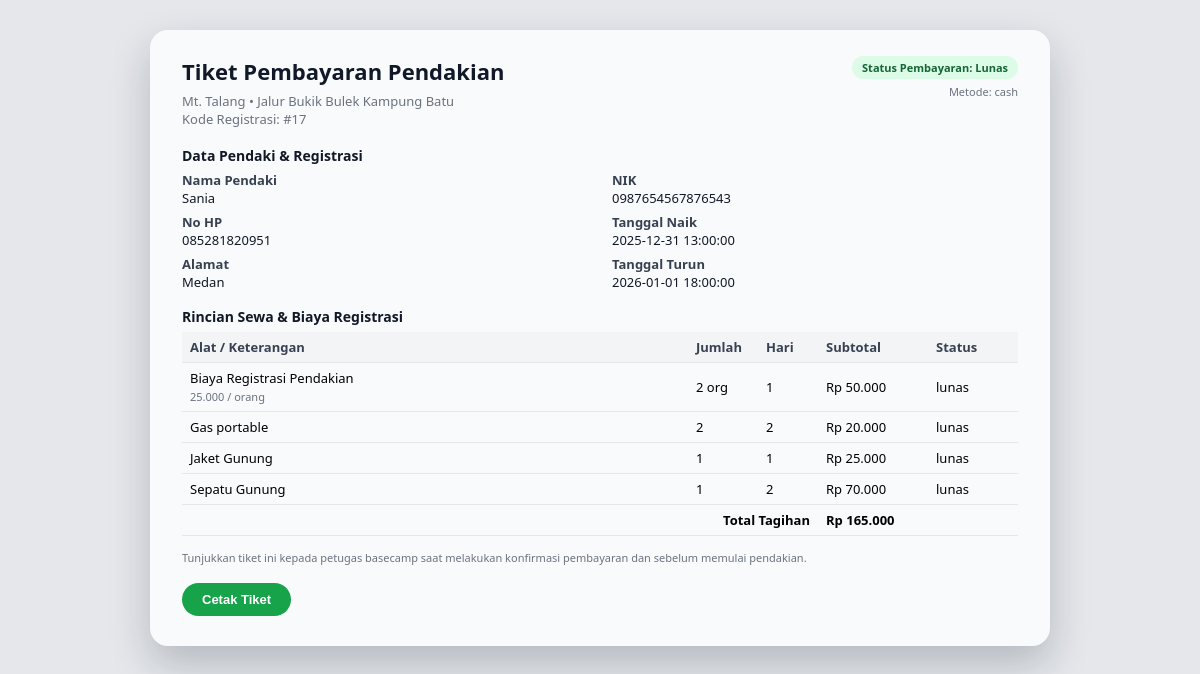
The app's page /talang/admin/tiket.php?regis_id=17 with its own data.
### tables this page shows
CREATE TABLE `sania_registrasi` (
  `id_regis` int NOT NULL,
  `id_pendaki` int NOT NULL,
  `tgl_naik` datetime NOT NULL,
  `tgl_turun` datetime NOT NULL,
  `jumlah_anggota` int NOT NULL,
  `metode_bayar` varchar(20) NOT NULL DEFAULT 'cash',
  `bukti_bayar` varchar(255) DEFAULT NULL,
  `foto_tim` varchar(255) DEFAULT NULL,
  `status` enum('Pending','Disetujui','Ditolak','Selesai') NOT NULL
);

CREATE TABLE `sania_pendaki` (
  `id` int NOT NULL,
  `user_id` int NOT NULL,
  `nik` varchar(16) NOT NULL,
  `nama_lengkap` varchar(100) NOT NULL,
  `usia` int NOT NULL,
  `no_hp` varchar(15) NOT NULL,
  `alamat` text NOT NULL
);

CREATE TABLE `sewa_alat` (
  `sewa_id` int NOT NULL,
  `registrasi_id` int DEFAULT NULL,
  `alat_id` int NOT NULL,
  `jumlah` int DEFAULT '1',
  `hari` int DEFAULT '1',
  `harga_total` decimal(10,2) DEFAULT '0.00',
  `status_pembayaran` enum('belum_bayar','menunggu_verifikasi','lunas','ditolak') NOT NULL DEFAULT 'belum_bayar',
  `bukti_pembayaran` varchar(255) DEFAULT NULL
);

CREATE TABLE `alat` (
  `alat_id` int NOT NULL,
  `nama` varchar(100) NOT NULL,
  `harga_per_hari` decimal(10,2) DEFAULT '0.00',
  `stok` int DEFAULT '0',
  `keterangan` text,
  `gambar` text
);

### talang/admin/tiket.php (the view, shortened to what this page needs)
<?php
include '../koneksi.php';
$regis_id = (int)($_GET['regis_id'] ?? 0);
$sqlReg = "
    SELECT
        r.*,
        p.nama_lengkap,
        p.nik,
        p.no_hp,
        p.alamat
    FROM sania_registrasi r
    JOIN sania_pendaki p ON r.id_pendaki = p.id
    WHERE r.id_regis = $regis_id
    LIMIT 1
";
$qReg = $koneksi->query($sqlReg);
$reg  = $qReg ? $qReg->fetch_assoc() : null;
$jumlah_anggota = (int)($reg['jumlah_anggota'] ?? 0);
$biaya_registrasi = $jumlah_anggota * 25000;
$sqlSewa = "
    SELECT
        sa.*,
        a.nama AS nama_alat
    FROM sewa_alat sa
    JOIN alat a ON sa.alat_id = a.alat_id
    WHERE sa.registrasi_id = $regis_id
";
$qSewa = $koneksi->query($sqlSewa);
$items = [];
$total_sewa = 0;
$cnt_lunas = $cnt_belum = $cnt_tolak = 0;
if ($qSewa) {
  while ($row = $qSewa->fetch_assoc()) {
    $items[] = $row;
    $total_sewa += (int)$row['harga_total'];
    if ($row['status_pembayaran'] === 'lunas') {
      $cnt_lunas++;
    } elseif (in_array($row['status_pembayaran'], ['belum_bayar', 'menunggu_verifikasi'])) {
      $cnt_belum++;
    } elseif ($row['status_pembayaran'] === 'ditolak') {
      $cnt_tolak++;
    }
  }
}
$total_tagihan = $biaya_registrasi + $total_sewa;
if ($cnt_belum > 0) {
  $status_bayar = 'Belum Lunas';
} elseif ($cnt_lunas > 0 && $cnt_belum == 0 && $cnt_tolak == 0) {
  $status_bayar = 'Lunas';
} elseif ($cnt_tolak > 0 && $cnt_lunas == 0 && $cnt_belum == 0) {
  $status_bayar = 'Ditolak';
} else {
  $status_bayar = '-';
}
$metode_bayar = $reg['metode_bayar'] ?? '-';
?>
<!DOCTYPE html>
<html lang="id">
<head>
</head>
<body>
  <div class="ticket-wrapper">
    <div class="ticket-header">
      <div>
        <div class="ticket-title">Tiket Pembayaran Pendakian</div>
        <div class="ticket-sub">
          Mt. Talang • Jalur Bukik Bulek Kampung Batu<br>
          Kode Registrasi: #<?= $regis_id; ?>
        </div>
      </div>
      <div class="ticket-meta">
        <div class="status-chip">Status Pembayaran: <?= htmlspecialchars($status_bayar); ?></div><br>
        <span style="font-size:11px;color:#6b7280;">
          Metode: <?= htmlspecialchars($metode_bayar); ?>
        </span>
      </div>
    </div>
    <div class="ticket-section-title">Data Pendaki & Registrasi</div>
    <div class="ticket-grid">
      <div>
        <div><span class="ticket-label">Nama Pendaki</span><br>
          <span class="ticket-value"><?= htmlspecialchars($reg['nama_lengkap']); ?></span>
        </div>
        <div style="margin-top:6px;"><span class="ticket-label">No HP</span><br>
          <span class="ticket-value"><?= htmlspecialchars($reg['no_hp']); ?></span>
        </div>
        <div style="margin-top:6px;"><span class="ticket-label">Alamat</span><br>
          <span class="ticket-value"><?= nl2br(htmlspecialchars($reg['alamat'])); ?></span>
        </div>
      </div>
      <div>
        <div><span class="ticket-label">NIK</span><br>
          <span class="ticket-value"><?= htmlspecialchars($reg['nik']); ?></span>
        </div>
        <div style="margin-top:6px;"><span class="ticket-label">Tanggal Naik</span><br>
          <span class="ticket-value"><?= htmlspecialchars($reg['tgl_naik']); ?></span>
        </div>
        <div style="margin-top:6px;"><span class="ticket-label">Tanggal Turun</span><br>
          <span class="ticket-value"><?= htmlspecialchars($reg['tgl_turun']); ?></span>
        </div>
      </div>
    </div>
    <div class="ticket-section-title" style="margin-top:10px;">Rincian Sewa & Biaya Registrasi</div>
    <table>
      <thead>
        <tr>
          <th>Alat / Keterangan</th>
          <th style="width:70px;">Jumlah</th>
          <th style="width:60px;">Hari</th>
          <th style="width:110px;">Subtotal</th>
          <th style="width:90px;">Status</th>
        </tr>
      </thead>
      <tbody>
        <tr>
          <td>Biaya Registrasi Pendakian<br>
            <span style="font-size:11px;color:#6b7280;">
              25.000 / orang
            </span>
          </td>
          <td><?= $jumlah_anggota; ?> org</td>
          <td>1</td>
          <td>Rp <?= number_format($biaya_registrasi, 0, ',', '.'); ?></td>
          <td>lunas</td>
        </tr>
        <?php if (empty($items)): ?>
          <tr>
            <td colspan="5" style="text-align:center;color:#6b7280;padding:10px 0;">
              Tidak ada data sewa peralatan.
            </td>
          </tr>
        <?php else: ?>
          <?php foreach ($items as $row): ?>
            <tr>
              <td><?= htmlspecialchars($row['nama_alat']); ?></td>
              <td><?= (int)$row['jumlah']; ?></td>
              <td><?= (int)$row['hari']; ?></td>
              <td>Rp <?= number_format($row['harga_total'], 0, ',', '.'); ?></td>
              <td><?= htmlspecialchars($row['status_pembayaran']); ?></td>
            </tr>
          <?php endforeach; ?>
        <?php endif; ?>
      </tbody>
      <tfoot>
        <tr>
          <td colspan="3" style="text-align:right;">Total Tagihan</td>
          <td colspan="2">Rp <?= number_format($total_tagihan, 0, ',', '.'); ?></td>
        </tr>
      </tfoot>
    </table>
    <div class="ticket-footer">
      Tunjukkan tiket ini kepada petugas basecamp saat melakukan konfirmasi pembayaran dan sebelum memulai pendakian.
    </div>
    <button class="btn-print" onclick="window.print()">Cetak Tiket</button>
  </div>
</body>
</html>

### talang/admin/tiket.php (style rules this page uses)
* { box-sizing: border-box; }
body { font-family: system-ui, -apple-system, BlinkMacSystemFont, "Segoe UI", sans-serif; background: #e5e7eb; margin: 0; padding: 30px 0; }
.ticket-wrapper { width: 900px; margin: 0 auto; background: #f9fafb; border-radius: 18px; box-shadow: 0 18px 40px rgba(15, 23, 42, 0.22); padding: 26px 32px 30px; }
.ticket-header { display: flex; justify-content: space-between; align-items: flex-start; margin-bottom: 18px; }
.ticket-title { font-size: 22px; font-weight: 800; color: #111827; margin-bottom: 6px; }
.ticket-sub { font-size: 13px; color: #6b7280; }
.ticket-meta { text-align: right; font-size: 12px; }
.status-chip { display: inline-block; padding: 4px 10px; border-radius: 999px; font-size: 11px; font-weight: 600; background: #dcfce7; color: #166534; margin-bottom: 4px; }
.ticket-section-title { font-size: 14px; font-weight: 700; margin-bottom: 6px; color: #111827; }
.ticket-grid { display: grid; grid-template-columns: 1.2fr 1.2fr; gap: 24px; font-size: 13px; margin-bottom: 16px; }
.ticket-label { font-weight: 600; color: #374151; }
.ticket-value { color: #111827; }
table { border-collapse: collapse; width: 100%; margin-top: 6px; font-size: 13px; }
th, td { border-bottom: 1px solid #e5e7eb; padding: 6px 8px; text-align: left; }
th { background: #f3f4f6; font-weight: 600; color: #374151; }
tfoot td { font-weight: 700; }
.ticket-footer { font-size: 11px; color: #6b7280; margin-top: 14px; }
.btn-print { margin-top: 18px; padding: 9px 20px; border-radius: 999px; border: none; background: #16a34a; color: white; font-size: 13px; font-weight: 600; cursor: pointer; }

### records on screen
sania_registrasi: metode_bayar "cash", id_pendaki.nama_lengkap "Sania", id_pendaki.no_hp "085281820951", id_pendaki.alamat "Medan", id_pendaki.nik "0987654567876543", tgl_naik "2025-12-31 13:00:00", tgl_turun "2026-01-01 18:00:00", jumlah_anggota "2", jumlah_anggota "50.000", jumlah_anggota "165.000"
sewa_alat: alat.nama "Gas portable", jumlah "2", hari "2", harga_total "20.000", status_pembayaran "lunas"
sewa_alat: alat.nama "Jaket Gunung", jumlah "1", hari "1", harga_total "25.000", status_pembayaran "lunas"
sewa_alat: alat.nama "Sepatu Gunung", jumlah "1", hari "2", harga_total "70.000", status_pembayaran "lunas"

### other values on screen
$regis_id "17"
$status_bayar "Lunas"
